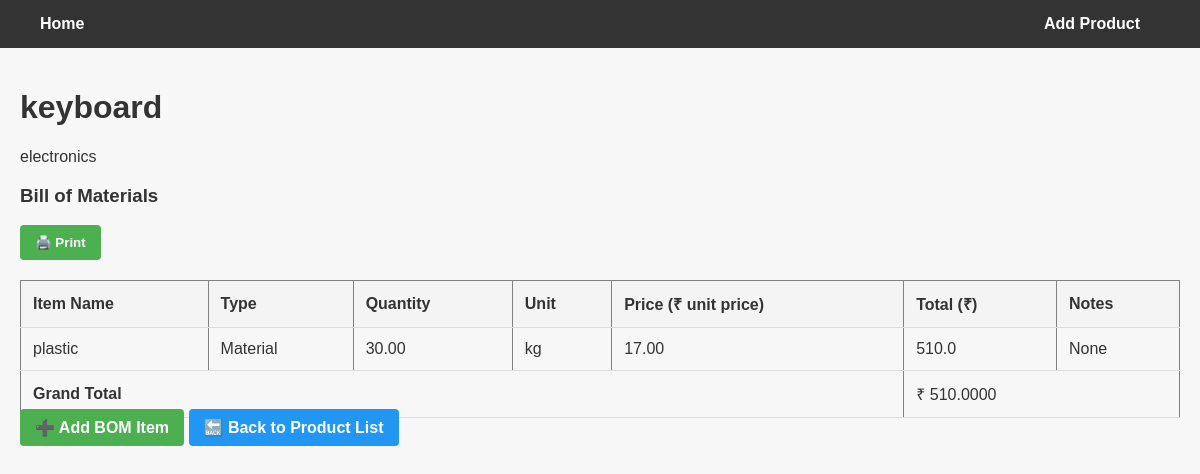
/product/5/, run on the app's committed database.
### bom_app/models.py (models this page shows, shortened)
class Product(models.Model):
    name = models.CharField(max_length=255)
    description = models.TextField(blank=True)

class BOMItem(models.Model):
    UNIT_CHOICES = [
        ('kg', 'Kg'),
        ('nos', 'Nos'),
        ('time', 'Time (hr/min)'),
    ]
    TYPE_CHOICES = [
        ('material', 'Material'),
        ('labour', 'Labour'),
        ('other', 'Other'),
    ]
    product = models.ForeignKey(Product, on_delete=models.CASCADE, related_name='bom_items')
    item_name = models.CharField(max_length=255)
    price = models.DecimalField(max_digits=10, decimal_places=2, default=0.00)
    item_type = models.CharField(max_length=50, choices=TYPE_CHOICES)
    quantity = models.DecimalField(max_digits=10, decimal_places=2)
    unit = models.CharField(max_length=10, choices=UNIT_CHOICES)
    notes = models.TextField(blank=True)
    custom_item_type = models.CharField(max_length=255, blank=True, null=True)

### bom_app/views.py (the view)
# urls.py: path('product/<int:pk>/', views.product_detail, name='product_detail'),
def product_detail(request, pk):
    product = get_object_or_404(Product, pk=pk)
    bom_items = product.bom_items.all()
    return render(request, 'bom_app/product_detail.html', {'product': product, 'bom_items': bom_items})

### bom_app/templatetags/bom_extras.py (called while the page is built)
@register.filter
def multiply(value, arg):
    try:
        return float(value) * float(arg)
    except (ValueError, TypeError):
        return 0

@register.filter
def sum_bom_total(bom_items):
    try:
        return sum(item.quantity * item.price for item in bom_items)
    except Exception:
        return 0

### bom_app/templates/bom_app/product_detail.html (shortened to what this page needs)
{% extends 'bom_app/base.html' %}
{% load static %}
{% load bom_extras %}
{% block content %}
<h1>{{ product.name }}</h1>
<p>{{ product.description }}</p>
<h3>Bill of Materials</h3>
<button class="btn" onclick="window.print()">🖨️ Print</button>
<table border="1" cellpadding="10">
    <thead>
        <tr>
            <th>Item Name</th>
            <th>Type</th>
            <th>Quantity</th>
            <th>Unit</th>
            <th>Price (₹ unit price)</th>
            <th>Total (₹)</th>
            <th>Notes</th>
        </tr>
    </thead>
    <tbody>
        {% for item in bom_items %}
        <tr>
            <td>{{ item.item_name }}</td>
            <td>
                {{ item.get_item_type_display }}
            </td>
            <td>{{ item.quantity }}</td>
            <td>{{ item.unit }}</td>
            <td>{{ item.price }}</td>
            <td>{{ item.quantity|multiply:item.price }}</td>
            <td>{{ item.notes|default:"None" }}</td>
        </tr>
        {% endfor %}
        <tr>
            <td colspan="5"><strong>Grand Total</strong></td>
            <td colspan="2">
                ₹ {{ bom_items|sum_bom_total }}
            </td>
        </tr>
    </tbody>
</table>
<a href="{% url 'add_bom_item' product.pk %}" class="btn">➕ Add BOM Item</a>
<a href="{% url 'product_list' %}" class="btn secondary">🔙 Back to Product List</a>
{% endblock %}

### bom_app/static/css/style.css (style rules this page uses)
body { font-family: 'Arial', sans-serif; margin: 0; background-color: #f7f7f7; color: #333; }
.btn { background-color: #4CAF50; color: white; padding: 10px 15px; border: none; border-radius: 4px; text-decoration: none; font-weight: bold; transition: background-color 0.3s; }
.btn.secondary { background-color: #2196F3; }
table { width: 100%; border-collapse: collapse; margin-top: 20px; }
table th, table td { padding: 12px; text-align: left; border-bottom: 1px solid #ddd; }
table th { background-color: #f4f4f4; }
button { background-color: #4CAF50; color: white; padding: 10px 20px; border: none; border-radius: 4px; cursor: pointer; }

### data on the page
Product: name "keyboard", description "electronics"
BOMItem: item_name "plastic", item_type "Material", quantity "30.00", unit "kg", price "17.00", quantity|multiply "510.0", notes "None", quantity+price "510.0000"
